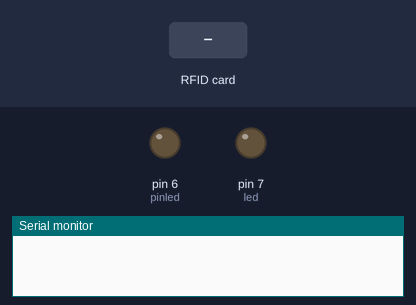
Recording of a sketch running on a simulated Arduino Uno, built with avr-gcc and run on an emulated ATmega328P. Parts: output pins drawn as LEDs (lit = HIGH), the last lines printed to the serial monitor. Dashed ring = blinking. Inputs (shaded band) come from the test bench. Pins used as bus, display or sensor lines are not drawn.

Above: at 1.2 s.
1.3 s: RFID card 5E 7A 19 C4 held to the reader
At 2.7 s:
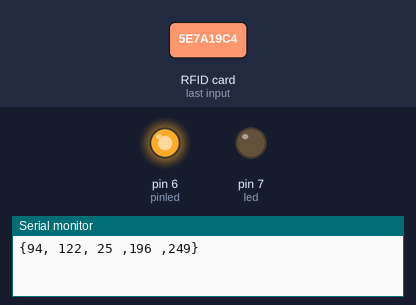
At 11.7 s:
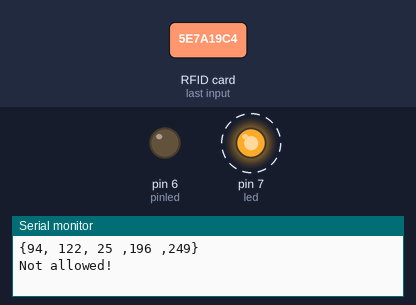
Timing chart, 0 to 13.8 s (numbered marks = the images above; inputs shaded):
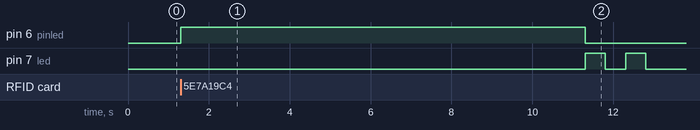

Measured:
- after the input at 1.3 s, pin 6 (pinled): LOW → HIGH at once, → LOW 10.0 s later; pin 7 (led): alternates HIGH for 0.50 s and LOW for 0.50 s, starting after 10.0 s

The sketch:

RFID-Reader.ino
```cpp
#include <RFID.h>

/*
* Read a card using a mfrc522 reader on your SPI interface
* Pin layout should be as follows (on Arduino Uno):
* MOSI: Pin 11 / ICSP-4
* MISO: Pin 12 / ICSP-1
* SCK: Pin 13 / ISCP-3
* SS/SDA: Pin 10
* RST: Pin 9
*/

#include <SPI.h>
#include <RFID.h>

#define SS_PIN 10
#define RST_PIN 9

RFID rfid(SS_PIN,RST_PIN);

//{5,117,21,219,190}

int cardsLeft[][5] = {
 {67, 70, 34 ,191 ,152},
 {46, 160, 130 ,205 ,193},
 {238, 56, 105 ,205 ,114},
 {254, 131, 158 ,205 ,46},
 {254, 128, 119 ,205 ,196},
 {190, 99, 146 ,205 ,130},
 {158, 211, 152 ,205 ,24},
 {110, 120, 158 ,205 ,69},
 {110, 49, 155 ,205 ,9},
 {174, 171, 153 ,205 ,81},
 {83, 126, 50 ,192 ,223},
 {126, 100, 151 ,205 ,64},
 {35, 225, 56 ,191 ,69},
 {94, 90, 156 ,205 ,85},
 {94, 148, 54 ,205 ,49},
 {195, 189, 75 ,191 ,138},
 {158, 149, 159 ,205 ,89},
 {67, 170, 63 ,191 ,105},
 {62, 171, 116 ,205 ,44},
 {3, 76, 54 ,191 ,198}

};

int cardsRight[][5] = {
  {254, 1, 151 ,205 ,165},
  {174, 138, 114 ,205 ,155},
  {67, 65, 74 ,191 ,247},
  {3, 120, 56 ,191 ,252},
  {83, 192, 48 ,191 ,28},
  {99, 205, 26 ,194 ,118},
  {19, 187, 68 ,191 ,83},
  {99, 131, 34 ,192 ,2},
  {206, 173, 160 ,205 ,14},
  {67, 172, 45 ,191 ,125},
  {30, 81, 160 ,205 ,34},
  {14, 48, 145 ,205 ,98},
  {174, 227, 149 ,205 ,21},
  {126, 160, 146 ,205 ,129},
  {46, 140, 161 ,205 ,206},
  {46, 94, 154 ,205 ,39},
  {62, 9, 151 ,205 ,109},
  {158, 161, 159 ,205 ,109},
  {147, 109, 33 ,194 ,29},
  {62, 127, 156 ,205 ,16}

};

int cardsForward[][5] = {
  {243, 204, 234, 193, 20},
  {51, 133, 28 ,194 ,104},
  {131, 141, 43 ,194 ,231},
  {67, 250, 67 ,194 ,56},
  {163, 247, 30 ,194 ,136},
  {19, 100, 35 ,194 ,150},
  {131, 73, 224 ,193 ,235},
  {19, 23, 236 ,193 ,41},
  {19, 0, 40 ,194 ,249},
  {179, 196, 28 ,194 ,169},
  {30, 10, 161 ,205 ,120},
  {222, 37, 157 ,205 ,171},
  {62, 37, 71 ,205 ,145},
  {190, 8, 147 ,205 ,232},
  {30, 181, 156 ,205 ,250},
  {46, 96, 156 ,205 ,31},
  {254, 38, 160 ,205 ,181},
  {62, 250, 145 ,205 ,152},
  {254, 74, 147 ,205 ,234},
  {126, 183, 143 ,205 ,139}
};

int led = 7;
int power = 8;
int serNum[5];
int cards[][5] = {
  {5,117,21,219,190}

};
int pinled = 6;
bool access = false;

void setup(){

    Serial.begin(9600);
    SPI.begin();
    rfid.init();

    pinMode(led, OUTPUT);
    pinMode(pinled, OUTPUT);

    digitalWrite(led, LOW);

}

void loop(){

    if(rfid.isCard()){

        if(rfid.readCardSerial()){
            Serial.print("{");
            Serial.print(rfid.serNum[0]);
            Serial.print(",");
            Serial.print(" ");
            Serial.print(rfid.serNum[1]);
            Serial.print(",");
            Serial.print(" ");
            Serial.print(rfid.serNum[2]);
            Serial.print(" ");
            Serial.print(",");
            Serial.print(rfid.serNum[3]);
            Serial.print(" ");
            Serial.print(",");
            Serial.print(rfid.serNum[4]);
            Serial.print("}");
            Serial.println("");

            for(int x = 0; x < sizeof(cards); x++){
              for(int i = 0; i < sizeof(rfid.serNum); i++ ){
                  if(rfid.serNum[i] != cards[x][i]) {
                      access = false;
                      digitalWrite(pinled, HIGH);   // turn the LED on
                       delay(1000);               // wait for a second
                      digitalWrite(pinled, LOW);
                      break;
                  } else {
                      access = true;
                  }
              }
              if(access) break;
            }

        }

       if(access){
          Serial.println("Welcome!");
           digitalWrite(led, HIGH);
           delay(1000);
           digitalWrite(led, LOW);
           digitalWrite(power, HIGH);
           delay(1000);
           digitalWrite(power, LOW);

      } else {
           Serial.println("Not allowed!");
           digitalWrite(led, HIGH);
           delay(500);
           digitalWrite(led, LOW);
           delay(500);
           digitalWrite(led, HIGH);
           delay(500);
           digitalWrite(led, LOW);
       }
    }


    rfid.halt();

}
```
